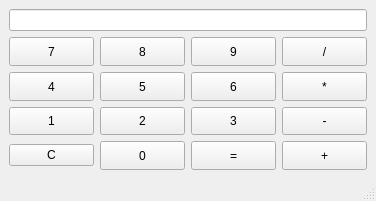
<?xml version="1.0" encoding="UTF-8"?>
<ui version="4.0">
 <class>MainWindow</class>
 <widget class="QMainWindow" name="MainWindow">
  <property name="geometry">
   <rect>
    <x>0</x>
    <y>0</y>
    <width>376</width>
    <height>201</height>
   </rect>
  </property>
  <property name="windowTitle">
   <string>MainWindow</string>
  </property>
  <widget class="QWidget" name="centralwidget">
   <layout class="QGridLayout" name="gridLayout">
    <item row="1" column="0">
     <widget class="QPushButton" name="sevenButton">
      <property name="sizePolicy">
       <sizepolicy hsizetype="Expanding" vsizetype="Expanding">
        <horstretch>0</horstretch>
        <verstretch>0</verstretch>
       </sizepolicy>
      </property>
      <property name="text">
       <string>7</string>
      </property>
     </widget>
    </item>
    <item row="1" column="1">
     <widget class="QPushButton" name="eightButton">
      <property name="sizePolicy">
       <sizepolicy hsizetype="Expanding" vsizetype="Expanding">
        <horstretch>0</horstretch>
        <verstretch>0</verstretch>
       </sizepolicy>
      </property>
      <property name="text">
       <string>8</string>
      </property>
     </widget>
    </item>
    <item row="1" column="2">
     <widget class="QPushButton" name="nineButton">
      <property name="sizePolicy">
       <sizepolicy hsizetype="Expanding" vsizetype="Expanding">
        <horstretch>0</horstretch>
        <verstretch>0</verstretch>
       </sizepolicy>
      </property>
      <property name="text">
       <string>9</string>
      </property>
     </widget>
    </item>
    <item row="1" column="3">
     <widget class="QPushButton" name="divideButton">
      <property name="sizePolicy">
       <sizepolicy hsizetype="Expanding" vsizetype="Expanding">
        <horstretch>0</horstretch>
        <verstretch>0</verstretch>
       </sizepolicy>
      </property>
      <property name="text">
       <string>/</string>
      </property>
     </widget>
    </item>
    <item row="2" column="0">
     <widget class="QPushButton" name="fourButton">
      <property name="sizePolicy">
       <sizepolicy hsizetype="Expanding" vsizetype="Expanding">
        <horstretch>0</horstretch>
        <verstretch>0</verstretch>
       </sizepolicy>
      </property>
      <property name="text">
       <string>4</string>
      </property>
     </widget>
    </item>
    <item row="2" column="1">
     <widget class="QPushButton" name="fiveButton">
      <property name="sizePolicy">
       <sizepolicy hsizetype="Expanding" vsizetype="Expanding">
        <horstretch>0</horstretch>
        <verstretch>0</verstretch>
       </sizepolicy>
      </property>
      <property name="text">
       <string>5</string>
      </property>
     </widget>
    </item>
    <item row="2" column="2">
     <widget class="QPushButton" name="sixButton">
      <property name="sizePolicy">
       <sizepolicy hsizetype="Expanding" vsizetype="Expanding">
        <horstretch>0</horstretch>
        <verstretch>0</verstretch>
       </sizepolicy>
      </property>
      <property name="text">
       <string>6</string>
      </property>
     </widget>
    </item>
    <item row="2" column="3">
     <widget class="QPushButton" name="multiplyButton">
      <property name="sizePolicy">
       <sizepolicy hsizetype="Expanding" vsizetype="Expanding">
        <horstretch>0</horstretch>
        <verstretch>0</verstretch>
       </sizepolicy>
      </property>
      <property name="text">
       <string>*</string>
      </property>
     </widget>
    </item>
    <item row="3" column="0">
     <widget class="QPushButton" name="oneButton">
      <property name="sizePolicy">
       <sizepolicy hsizetype="Expanding" vsizetype="Expanding">
        <horstretch>0</horstretch>
        <verstretch>0</verstretch>
       </sizepolicy>
      </property>
      <property name="text">
       <string>1</string>
      </property>
     </widget>
    </item>
    <item row="3" column="1">
     <widget class="QPushButton" name="twoButton">
      <property name="sizePolicy">
       <sizepolicy hsizetype="Expanding" vsizetype="Expanding">
        <horstretch>0</horstretch>
        <verstretch>0</verstretch>
       </sizepolicy>
      </property>
      <property name="text">
       <string>2</string>
      </property>
     </widget>
    </item>
    <item row="3" column="2">
     <widget class="QPushButton" name="threeButton">
      <property name="sizePolicy">
       <sizepolicy hsizetype="Expanding" vsizetype="Expanding">
        <horstretch>0</horstretch>
        <verstretch>0</verstretch>
       </sizepolicy>
      </property>
      <property name="text">
       <string>3</string>
      </property>
     </widget>
    </item>
    <item row="3" column="3">
     <widget class="QPushButton" name="subtractButton">
      <property name="sizePolicy">
       <sizepolicy hsizetype="Expanding" vsizetype="Expanding">
        <horstretch>0</horstretch>
        <verstretch>0</verstretch>
       </sizepolicy>
      </property>
      <property name="text">
       <string>-</string>
      </property>
     </widget>
    </item>
    <item row="4" column="1">
     <widget class="QPushButton" name="zeroButton">
      <property name="sizePolicy">
       <sizepolicy hsizetype="Expanding" vsizetype="Expanding">
        <horstretch>0</horstretch>
        <verstretch>0</verstretch>
       </sizepolicy>
      </property>
      <property name="text">
       <string>0</string>
      </property>
     </widget>
    </item>
    <item row="4" column="2">
     <widget class="QPushButton" name="equalsButton">
      <property name="sizePolicy">
       <sizepolicy hsizetype="Expanding" vsizetype="Expanding">
        <horstretch>0</horstretch>
        <verstretch>0</verstretch>
       </sizepolicy>
      </property>
      <property name="text">
       <string>=</string>
      </property>
     </widget>
    </item>
    <item row="4" column="3">
     <widget class="QPushButton" name="addButton">
      <property name="sizePolicy">
       <sizepolicy hsizetype="Expanding" vsizetype="Expanding">
        <horstretch>0</horstretch>
        <verstretch>0</verstretch>
       </sizepolicy>
      </property>
      <property name="text">
       <string>+</string>
      </property>
     </widget>
    </item>
    <item row="0" column="0" colspan="4">
     <widget class="QLineEdit" name="accumulatorText"/>
    </item>
    <item row="4" column="0">
     <widget class="QPushButton" name="clearButton">
      <property name="text">
       <string>C</string>
      </property>
     </widget>
    </item>
   </layout>
  </widget>
  <widget class="QStatusBar" name="statusbar"/>
 </widget>
 <resources/>
 <connections/>
</ui>
